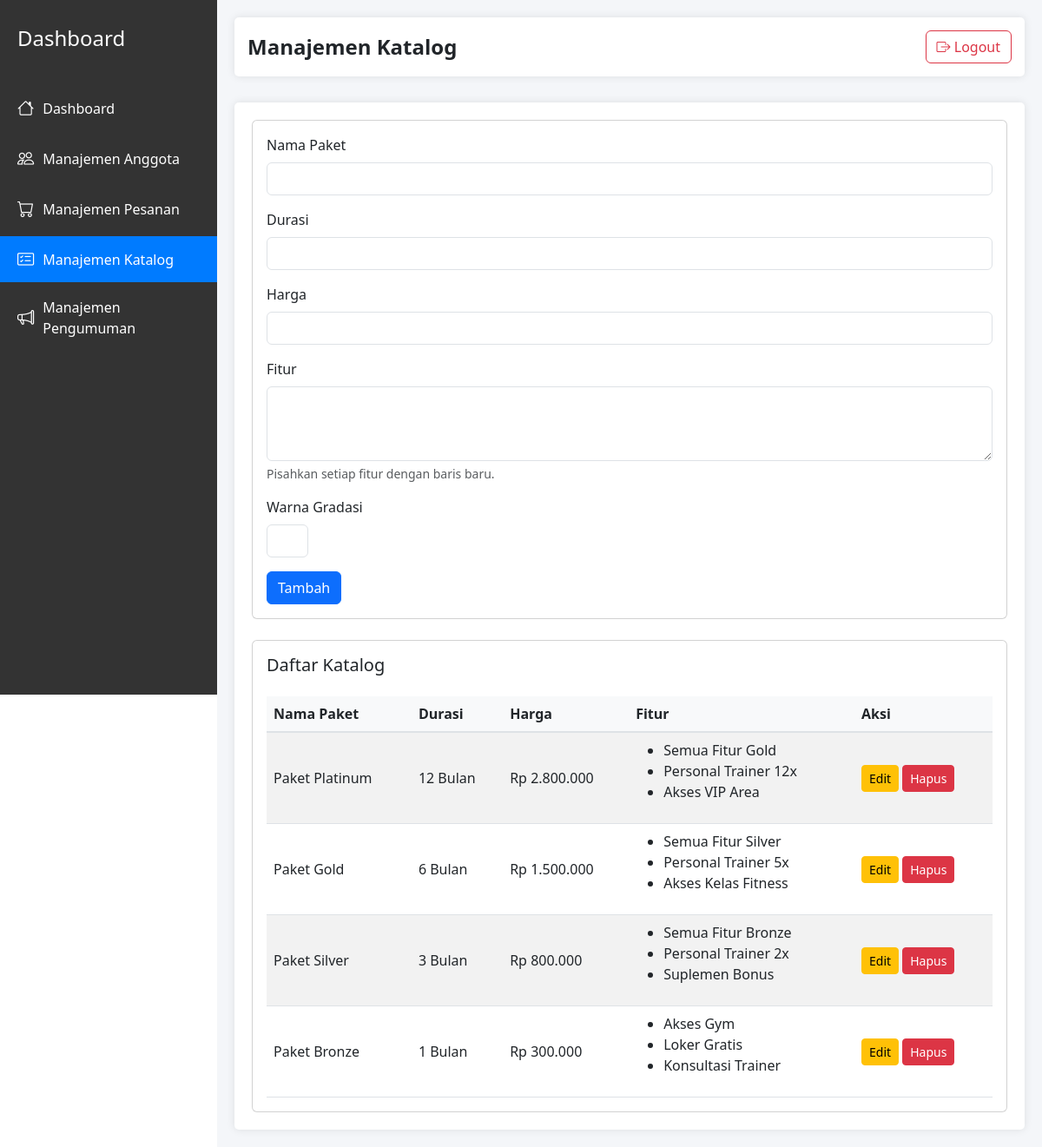
The app's page /admin/manajemen_katalog.php (signed in) with its own data.
### tables this page shows
CREATE TABLE `katalog` (
  `id` int(11) NOT NULL,
  `judul` varchar(100) NOT NULL,
  `durasi` varchar(50) NOT NULL,
  `harga` int(11) NOT NULL,
  `fitur` text NOT NULL,
  `waktu_buat` datetime NOT NULL DEFAULT current_timestamp(),
  `warna` varchar(20) DEFAULT '#ffffff'
);

### admin/manajemen_katalog.php (the view, shortened to what this page needs)
<?php
require_once('../config/database.php');
$edit_mode = false;
$edit_data = [
    'id' => '',
    'judul' => '',
    'durasi' => '',
    'harga' => '',
    'fitur' => '',
    'warna' => '#ffffff'
];
$stmt = $conn->query("SELECT * FROM katalog ORDER BY id DESC");
$katalog = $stmt->fetchAll(PDO::FETCH_ASSOC);
?>
<!DOCTYPE html>
<html lang="id">
<head>
    <link href="https://cdn.jsdelivr.net/npm/bootstrap@5.3.0/dist/css/bootstrap.min.css" rel="stylesheet">
    <link href="https://cdn.jsdelivr.net/npm/bootstrap-icons@1.11.0/font/bootstrap-icons.css" rel="stylesheet">
    <link href="../assets/css/admin.css" rel="stylesheet">
</head>
<body>
<div class="dashboard-container">
    <div class="sidebar">
        <div class="sidebar-header">
            <h2>Dashboard</h2>
        </div>
        <nav class="sidebar-nav">
            <ul>
                <li>
                    <a href="dashboard.php"><i class="bi bi-house"></i> Dashboard</a>
                </li>
                <li>
                    <a href="manajemen_anggota.php"><i class="bi bi-people"></i> Manajemen Anggota</a>
                </li>
                <li>
                    <a href="manajemen_pesanan.php"><i class="bi bi-cart"></i> Manajemen Pesanan</a>
                </li>
                <li class="active">
                    <a href="manajemen_katalog.php"><i class="bi bi-card-checklist"></i> Manajemen Katalog</a>
                </li>
                <li>
                    <a href="manajemen_pengumuman.php"><i class="bi bi-megaphone"></i> Manajemen Pengumuman</a>
                </li>
            </ul>
        </nav>
    </div>
    <div class="main-content">
        <header class="content-header">
            <h1>Manajemen Katalog</h1>
            <div class="header-actions">
                <a href="logout.php" class="btn btn-outline-danger">
                    <i class="bi bi-box-arrow-right"></i> Logout
                </a>
            </div>
        </header>
        <div class="content-body">
            <div class="card mb-4">
                <div class="card-body">
                    <form action="<?= $edit_mode ? 'proses_edit_katalog.php' : 'proses_tambah_katalog.php' ?>" method="POST">
                        <div class="mb-3">
                            <label for="judul" class="form-label">Nama Paket</label>
                            <input type="text" class="form-control" id="judul" name="judul" required value="<?= htmlspecialchars($edit_data['judul']) ?>">
                        </div>
                        <div class="mb-3">
                            <label for="durasi" class="form-label">Durasi</label>
                            <input type="text" class="form-control" id="durasi" name="durasi" required value="<?= htmlspecialchars($edit_data['durasi']) ?>">
                        </div>
                        <div class="mb-3">
                            <label for="harga" class="form-label">Harga</label>
                            <input type="number" class="form-control" id="harga" name="harga" required value="<?= htmlspecialchars($edit_data['harga']) ?>">
                        </div>
                        <div class="mb-3">
                            <label for="fitur" class="form-label">Fitur</label>
                            <textarea class="form-control" id="fitur" name="fitur" rows="3" required><?= htmlspecialchars($edit_data['fitur']) ?></textarea>
                            <div class="form-text">Pisahkan setiap fitur dengan baris baru.</div>
                        </div>
                        <div class="mb-3">
                            <label for="warna" class="form-label">Warna Gradasi</label>
                            <input type="color" class="form-control form-control-color" id="warna" name="warna"
                                value="<?= isset($edit_data['warna']) ? htmlspecialchars($edit_data['warna']) : '#ffffff' ?>">
                        </div>
                        <button type="submit" class="btn btn-primary"><?= $edit_mode ? 'Edit' : 'Tambah' ?></button>
                    </form>
                </div>
            </div>
            <div class="card">
                <div class="card-body">
                    <h5 class="card-title mb-4">Daftar Katalog</h5>
                    <div class="table-responsive">
                        <table class="table table-striped">
                            <thead>
                                <tr>
                                    <th>Nama Paket</th>
                                    <th>Durasi</th>
                                    <th>Harga</th>
                                    <th>Fitur</th>
                                    <th>Aksi</th>
                                </tr>
                            </thead>
                            <tbody>
                                <?php foreach($katalog as $item): ?>
                                <tr>
                                    <td><?= htmlspecialchars($item['judul']) ?></td>
                                    <td><?= htmlspecialchars($item['durasi']) ?></td>
                                    <td>Rp <?= number_format($item['harga'], 0, ',', '.') ?></td>
                                    <td>
                                        <ul>
                                        <?php foreach(explode("\n", $item['fitur']) as $f): ?>
                                            <li><?= htmlspecialchars($f) ?></li>
                                        <?php endforeach; ?>
                                        </ul>
                                    </td>
                                    <td>
                                        <a href="manajemen_katalog.php?edit=<?= $item['id'] ?>" class="btn btn-sm btn-warning">Edit</a>
                                        <a href="hapus_katalog.php?id=<?= $item['id'] ?>" class="btn btn-sm btn-danger" onclick="return confirm('Yakin ingin menghapus?')">Hapus</a>
                                    </td>
                                </tr>
                                <?php endforeach; ?>
                            </tbody>
                        </table>
                    </div>
                </div>
            </div>
        </div>
    </div>
</div>
</body>
</html>

### assets/css/admin.css (style rules this page uses)
.dashboard-container { display: flex; min-height: 100vh; }
.sidebar { width: 250px; background-color: #333; color: white; padding: 20px 0; position: fixed; height: 100vh; left: 0; top: 0; }
.sidebar-header { padding: 0 20px; margin-bottom: 30px; }
.sidebar-header h2 { font-size: 24px; margin: 0; padding: 10px 0; }
.sidebar-nav ul { list-style: none; padding: 0; margin: 0; }
.sidebar-nav li { margin-bottom: 5px; }
.sidebar-nav a { display: flex; align-items: center; padding: 12px 20px; color: #fff; text-decoration: none; transition: all 0.3s ease; }
.sidebar-nav li.active a { background-color: #007bff; }
.sidebar-nav i { margin-right: 10px; font-size: 1.2em; }
.main-content { flex: 1; margin-left: 250px; padding: 20px; background-color: #f4f6f9; }
.content-header { display: flex; justify-content: space-between; align-items: center; margin-bottom: 30px; padding: 15px; background-color: #fff; border-radius: 5px; box-shadow: 0 0 10px rgba(0,0,0,0.1); }
.content-header h1 { margin: 0; font-size: 24px; font-weight: 600; }
.content-body { background-color: #fff; padding: 20px; border-radius: 5px; box-shadow: 0 0 10px rgba(0,0,0,0.1); }
.table { background-color: #fff; margin-bottom: 0; }
.table th { background-color: #f8f9fa; border-bottom: 2px solid #dee2e6; }
.table td { vertical-align: middle; }
.sidebar-nav a { position: relative; overflow: hidden; }
.sidebar-nav a::after { content: ''; position: absolute; bottom: 0; left: 0; width: 0; height: 2px; background-color: #007bff; transition: width 0.3s ease; }
.table tbody tr { transition: all 0.3s ease; }
.btn { transition: all 0.3s ease; }

### records on screen
katalog: judul "Paket Platinum", durasi "12 Bulan", harga "2.800.000", fitur "Semua Fitur Gold", fitur "Personal Trainer 12x", fitur "Akses VIP Area"
katalog: judul "Paket Gold", durasi "6 Bulan", harga "1.500.000", fitur "Semua Fitur Silver", fitur "Personal Trainer 5x", fitur "Akses Kelas Fitness"
katalog: judul "Paket Silver", durasi "3 Bulan", harga "800.000", fitur "Semua Fitur Bronze", fitur "Personal Trainer 2x", fitur "Suplemen Bonus"
katalog: judul "Paket Bronze", durasi "1 Bulan", harga "300.000", fitur "Akses Gym", fitur "Loker Gratis", fitur "Konsultasi Trainer"
